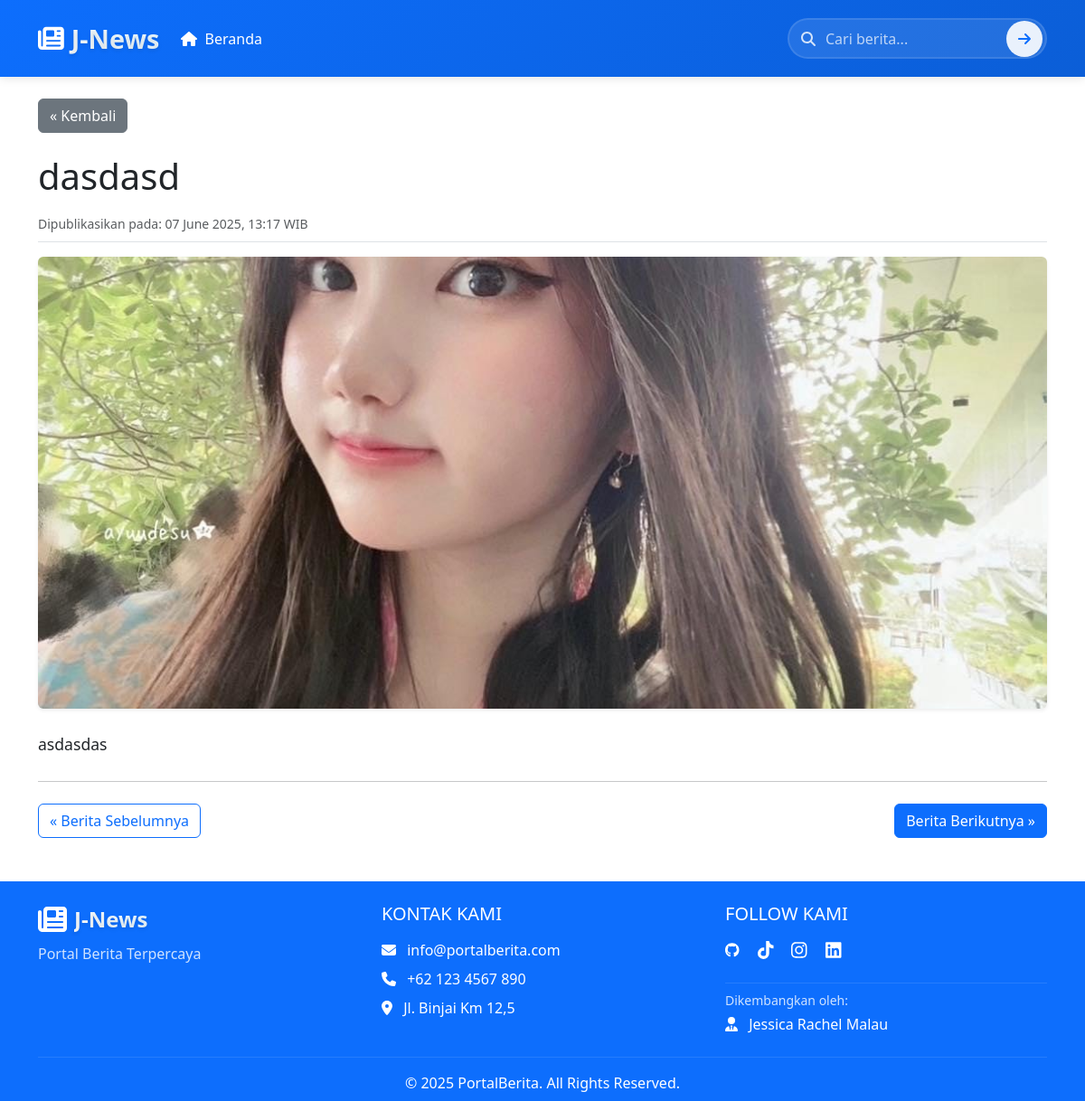
The page /detail.php?slug=dasdasd on the database its author committed.
### tables this page shows
CREATE TABLE `berita` (
  `id` int NOT NULL,
  `judul` varchar(255) DEFAULT NULL,
  `slug` varchar(255) DEFAULT NULL,
  `isi` text,
  `gambar` varchar(255) DEFAULT NULL,
  `tanggal` datetime DEFAULT NULL,
  `id_kategori` int DEFAULT NULL
);

### detail.php (the view, shortened to what this page needs)
<?php include 'inc/header.php'; include 'db/config.php'; ?>
<div class="container mt-4 mb-5">
<?php
$slug = $_GET['slug'];
$stmt = $conn->prepare("SELECT * FROM berita WHERE slug = ?");
$stmt->bind_param("s", $slug);
$stmt->execute();
$result = $stmt->get_result();
if ($result->num_rows > 0) {
  $berita = $result->fetch_assoc();
  echo "<a href='javascript:history.back()' class='btn btn-secondary mb-4'>&laquo; Kembali</a>";
  echo "<h1 class='mb-3'>{$berita['judul']}</h1>";
  echo "<div class='text-muted mb-3 border-bottom pb-2'>
          <small>Dipublikasikan pada: " . date('d F Y, H:i', strtotime($berita['tanggal'])) . " WIB</small>
        </div>";
  echo "<img src='uploads/{$berita['gambar']}' class='img-fluid rounded shadow-sm mb-4' style='max-height: 500px; width: 100%; object-fit: cover;' alt='{$berita['judul']}'>";
  echo "<div class='article-content' style='font-size: 1.1rem; line-height: 1.8;'>
          ".nl2br($berita['isi'])."
        </div>";
  $prev_stmt = $conn->prepare("SELECT slug FROM berita WHERE id < ? ORDER BY id DESC LIMIT 1");
  $prev_stmt->bind_param("i", $berita['id']);
  $prev_stmt->execute();
  $prev_result = $prev_stmt->get_result();
  $prev_berita = $prev_result->fetch_assoc();
  $next_stmt = $conn->prepare("SELECT slug FROM berita WHERE id > ? ORDER BY id ASC LIMIT 1");
  $next_stmt->bind_param("i", $berita['id']);
  $next_stmt->execute();
  $next_result = $next_stmt->get_result();
  $next_berita = $next_result->fetch_assoc();
  echo "<hr class='my-4'>";
  echo "<div class='d-flex justify-content-between mt-4'>";
  if ($prev_berita) {
    echo "<a href='detail.php?slug={$prev_berita['slug']}' class='btn btn-outline-primary'>&laquo; Berita Sebelumnya</a>";
  } else {
    echo "<div></div>";
  }
  if ($next_berita) {
    echo "<a href='detail.php?slug={$next_berita['slug']}' class='btn btn-primary'>Berita Berikutnya &raquo;</a>";
  }
  echo "</div>";
}
?>
</div>
<?php include 'inc/footer.php'; ?>

### rows shown on the page
berita: judul "dasdasd", tanggal "07 June 2025, 13:17", gambar (picture), isi "asdasdas"
